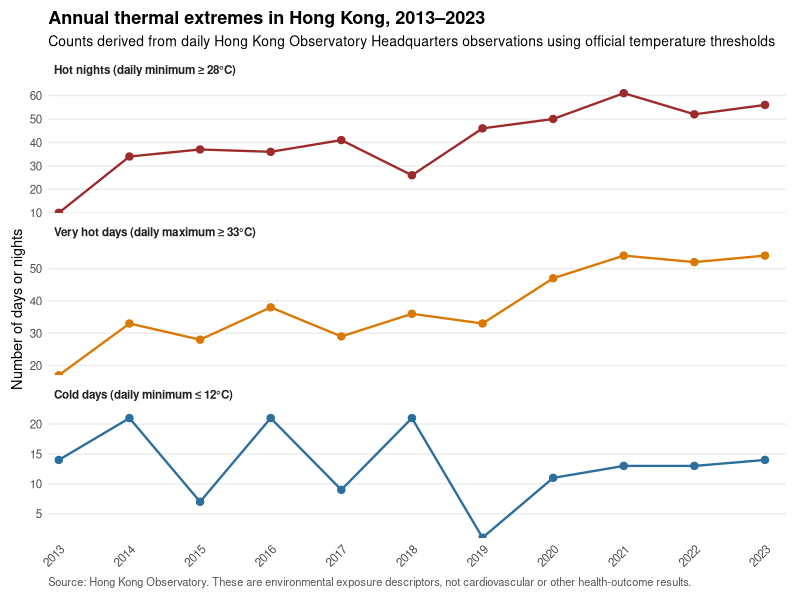
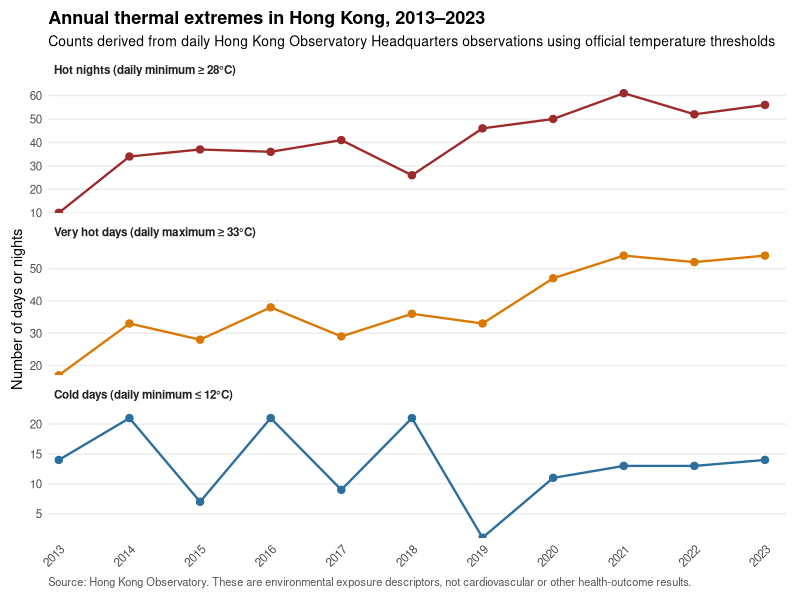

Here is the R script that generated these plots, in order:
#!/usr/bin/env Rscript
# 14_hko_annual_extremes_figure.R
# Publication-quality three-panel annual thermal-extreme figure (2013–2023).
# Environmental exposure descriptors only — not health-outcome results.

user_lib <- Sys.getenv("R_LIBS_USER", unset = file.path(Sys.getenv("HOME"), "R", "library"))
dir.create(user_lib, recursive = TRUE, showWarnings = FALSE)
.libPaths(c(user_lib, .libPaths()))

suppressPackageStartupMessages({
  library(ggplot2)
  library(dplyr)
  library(tidyr)
  library(readr)
  library(lubridate)
  library(scales)
})

climate <- readr::read_csv(
  "data_processed/climate_monthly_2013_2023.csv",
  show_col_types = FALSE
)

stopifnot("month_date" %in% names(climate))
stopifnot(all(c("hot_nights", "very_hot_days", "cold_days") %in% names(climate)))
stopifnot(nrow(climate) == 132L)
stopifnot(!any(duplicated(climate$month_id)))
stopifnot(all(climate$station == "HKO"))

climate <- climate |>
  mutate(
    month_date = as.Date(month_date),
    year = lubridate::year(month_date)
  )

# Monthly counts must lie within days in month
stopifnot(all(climate$hot_nights >= 0 & climate$hot_nights <= climate$expected_days))
stopifnot(all(climate$very_hot_days >= 0 & climate$very_hot_days <= climate$expected_days))
stopifnot(all(climate$cold_days >= 0 & climate$cold_days <= climate$expected_days))
stopifnot(!any(is.na(climate$hot_nights)))
stopifnot(!any(is.na(climate$very_hot_days)))
stopifnot(!any(is.na(climate$cold_days)))

annual_extremes <- climate |>
  filter(year >= 2013, year <= 2023) |>
  group_by(year) |>
  summarise(
    hot_nights = sum(hot_nights, na.rm = TRUE),
    very_hot_days = sum(very_hot_days, na.rm = TRUE),
    cold_days = sum(cold_days, na.rm = TRUE),
    extremely_hot_days = sum(extremely_hot_days, na.rm = TRUE),
    n_months = n_distinct(month_date),
    .groups = "drop"
  )

stopifnot(all(annual_extremes$n_months == 12))
stopifnot(nrow(annual_extremes) == 11L)

# Official HKO Year's Weather totals (Headquarters), transcribed from
# https://www.hko.gov.hk/en/wxinfo/pastwx/ ... ywxYYYY.htm
official <- tibble::tibble(
  year = 2013:2023,
  hot_nights_official = c(10L, 34L, 37L, 36L, 41L, 26L, 46L, 50L, 61L, 52L, 56L),
  very_hot_days_official = c(17L, 33L, 28L, 38L, 29L, 36L, 33L, 47L, 54L, 52L, 54L),
  cold_days_official = c(14L, 21L, 7L, 21L, 9L, 21L, 1L, 11L, 13L, 13L, 14L),
  official_source = sprintf(
    "HKO The Year's Weather – %d",
    2013:2023
  )
)

validation_long <- annual_extremes |>
  select(year, hot_nights, very_hot_days, cold_days) |>
  pivot_longer(
    cols = c(hot_nights, very_hot_days, cold_days),
    names_to = "metric",
    values_to = "pipeline_total"
  ) |>
  left_join(
    official |>
      pivot_longer(
        cols = c(hot_nights_official, very_hot_days_official, cold_days_official),
        names_to = "metric_raw",
        values_to = "official_hko_total"
      ) |>
      mutate(
        metric = dplyr::recode(
          metric_raw,
          hot_nights_official = "hot_nights",
          very_hot_days_official = "very_hot_days",
          cold_days_official = "cold_days"
        )
      ) |>
      select(year, metric, official_hko_total, official_source),
    by = c("year", "metric")
  ) |>
  mutate(
    difference = pipeline_total - official_hko_total,
    validation_status = ifelse(
      is.na(official_hko_total),
      "NOT YET VERIFIED",
      ifelse(difference == 0, "MATCH", "MISMATCH")
    ),
    notes = "Station = HKO Headquarters; thresholds Tmin>=28, Tmax>=33, Tmin<=12"
  )

if (any(validation_long$validation_status == "MISMATCH")) {
  warning("HKO validation mismatches detected — see validation table.")
} else {
  message("All validated annual totals MATCH official HKO Year's Weather summaries.")
}

annual_long <- annual_extremes |>
  select(year, hot_nights, very_hot_days, cold_days) |>
  pivot_longer(
    cols = c(hot_nights, very_hot_days, cold_days),
    names_to = "metric",
    values_to = "days"
  ) |>
  mutate(
    metric = factor(
      metric,
      levels = c("hot_nights", "very_hot_days", "cold_days"),
      labels = c(
        "Hot nights (daily minimum ≥ 28°C)",
        "Very hot days (daily maximum ≥ 33°C)",
        "Cold days (daily minimum ≤ 12°C)"
      )
    )
  )

metric_colours <- c(
  "Hot nights (daily minimum ≥ 28°C)" = "#9C2C2C",
  "Very hot days (daily maximum ≥ 33°C)" = "#D97904",
  "Cold days (daily minimum ≤ 12°C)" = "#2C6E9C"
)

p <- ggplot(
  annual_long,
  aes(x = year, y = days, group = metric, colour = metric)
) +
  geom_line(linewidth = 0.8) +
  geom_point(size = 2.2) +
  facet_wrap(~ metric, ncol = 1, scales = "free_y") +
  scale_colour_manual(values = metric_colours, guide = "none") +
  scale_x_continuous(
    breaks = 2013:2023,
    labels = as.character(2013:2023),
    expand = expansion(mult = c(0.015, 0.03))
  ) +
  scale_y_continuous(
    breaks = pretty_breaks(n = 5),
    expand = expansion(mult = c(0, 0.10))
  ) +
  labs(
    title = "Annual thermal extremes in Hong Kong, 2013–2023",
    subtitle = paste(
      "Counts derived from daily Hong Kong Observatory Headquarters observations",
      "using official temperature thresholds"
    ),
    x = NULL,
    y = "Number of days or nights",
    caption = paste(
      "Source: Hong Kong Observatory.",
      "These are environmental exposure descriptors,",
      "not cardiovascular or other health-outcome results."
    )
  ) +
  theme_minimal(base_size = 10.5) +
  theme(
    plot.title = element_text(face = "bold", size = 13),
    plot.subtitle = element_text(size = 10),
    strip.text = element_text(face = "bold", hjust = 0, colour = "#222222"),
    panel.grid.minor = element_blank(),
    panel.grid.major.x = element_blank(),
    axis.text.x = element_text(angle = 45, hjust = 1),
    plot.caption = element_text(size = 8, colour = "#555555", hjust = 0),
    plot.margin = margin(8, 10, 8, 8)
  )

dir.create("figures", showWarnings = FALSE, recursive = TRUE)
dir.create("outputs/tables", showWarnings = FALSE, recursive = TRUE)

# Prefer cairo_pdf when available; fall back to pdf()
pdf_device <- if (isTRUE(capabilities("cairo"))) cairo_pdf else "pdf"

ggsave(
  "figures/hko_annual_extremes_2013_2023.pdf",
  p,
  width = 7.2,
  height = 7.4,
  units = "in",
  device = pdf_device
)

ggsave(
  "figures/hko_annual_extremes_2013_2023.png",
  p,
  width = 7.2,
  height = 7.4,
  units = "in",
  dpi = 320,
  bg = "white"
)

# Also place a copy where the research-note LaTeX expects it
dir.create("communications/latex/figures", showWarnings = FALSE, recursive = TRUE)
file.copy(
  "figures/hko_annual_extremes_2013_2023.pdf",
  "communications/latex/figures/hko_annual_extremes_2013_2023.pdf",
  overwrite = TRUE
)

write_csv(annual_extremes, "outputs/tables/hko_annual_extremes_2013_2023.csv")
write_csv(validation_long, "outputs/tables/hko_annual_extremes_validation.csv")

message("Wrote figures/hko_annual_extremes_2013_2023.pdf/.png")
message("Wrote outputs/tables/hko_annual_extremes_2013_2023.csv")
message("Wrote outputs/tables/hko_annual_extremes_validation.csv")
print(validation_long |> count(validation_status))
